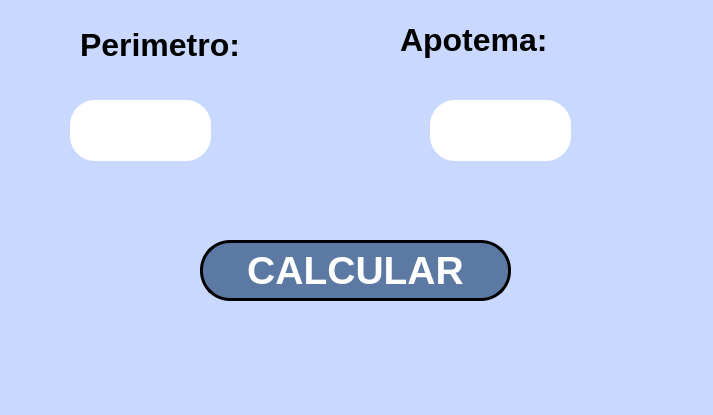
<?xml version="1.0" encoding="UTF-8"?>
<ui version="4.0">
 <class>MainWindow</class>
 <widget class="QMainWindow" name="MainWindow">
  <property name="geometry">
   <rect>
    <x>0</x>
    <y>0</y>
    <width>713</width>
    <height>415</height>
   </rect>
  </property>
  <property name="windowTitle">
   <string>MainWindow</string>
  </property>
  <property name="styleSheet">
   <string notr="true">background-color: rgb(200, 216, 255);</string>
  </property>
  <widget class="QWidget" name="centralwidget">
   <widget class="QPushButton" name="btn_sumar">
    <property name="geometry">
     <rect>
      <x>200</x>
      <y>240</y>
      <width>311</width>
      <height>61</height>
     </rect>
    </property>
    <property name="font">
     <font>
      <pointsize>29</pointsize>
      <weight>75</weight>
      <bold>true</bold>
     </font>
    </property>
    <property name="styleSheet">
     <string notr="true">background-color: rgb(91, 121, 163);
color: rgb(255, 255, 255);
border-radius: 30px;
border: 3px solid black;

</string>
    </property>
    <property name="text">
     <string>CALCULAR</string>
    </property>
   </widget>
   <widget class="QLineEdit" name="txt_A">
    <property name="geometry">
     <rect>
      <x>70</x>
      <y>100</y>
      <width>141</width>
      <height>61</height>
     </rect>
    </property>
    <property name="font">
     <font>
      <pointsize>40</pointsize>
      <weight>75</weight>
      <bold>true</bold>
     </font>
    </property>
    <property name="styleSheet">
     <string notr="true">background-color: rgb(255, 255, 255);
border-radius:25px;
</string>
    </property>
    <property name="text">
     <string/>
    </property>
    <property name="alignment">
     <set>Qt::AlignCenter</set>
    </property>
   </widget>
   <widget class="QLabel" name="label">
    <property name="geometry">
     <rect>
      <x>80</x>
      <y>10</y>
      <width>221</width>
      <height>71</height>
     </rect>
    </property>
    <property name="text">
     <string>&lt;html&gt;&lt;head/&gt;&lt;body&gt;&lt;p&gt;&lt;span style=&quot; font-size:24pt; font-weight:696;&quot;&gt;Perimetro:&lt;/span&gt;&lt;/p&gt;&lt;/body&gt;&lt;/html&gt;</string>
    </property>
   </widget>
   <widget class="QLabel" name="label_2">
    <property name="geometry">
     <rect>
      <x>400</x>
      <y>10</y>
      <width>231</width>
      <height>61</height>
     </rect>
    </property>
    <property name="text">
     <string>&lt;html&gt;&lt;head/&gt;&lt;body&gt;&lt;p&gt;&lt;span style=&quot; font-size:24pt; font-weight:696;&quot;&gt;Apotema:&lt;/span&gt;&lt;/p&gt;&lt;/body&gt;&lt;/html&gt;</string>
    </property>
   </widget>
   <widget class="QLineEdit" name="txt_B">
    <property name="geometry">
     <rect>
      <x>430</x>
      <y>100</y>
      <width>141</width>
      <height>61</height>
     </rect>
    </property>
    <property name="font">
     <font>
      <pointsize>40</pointsize>
      <weight>75</weight>
      <bold>true</bold>
     </font>
    </property>
    <property name="styleSheet">
     <string notr="true">background-color: rgb(255, 255, 255);
border-radius:25px;
</string>
    </property>
    <property name="text">
     <string/>
    </property>
    <property name="alignment">
     <set>Qt::AlignCenter</set>
    </property>
   </widget>
  </widget>
  <widget class="QMenuBar" name="menubar">
   <property name="geometry">
    <rect>
     <x>0</x>
     <y>0</y>
     <width>713</width>
     <height>26</height>
    </rect>
   </property>
  </widget>
  <widget class="QStatusBar" name="statusbar"/>
 </widget>
 <resources/>
 <connections/>
</ui>
